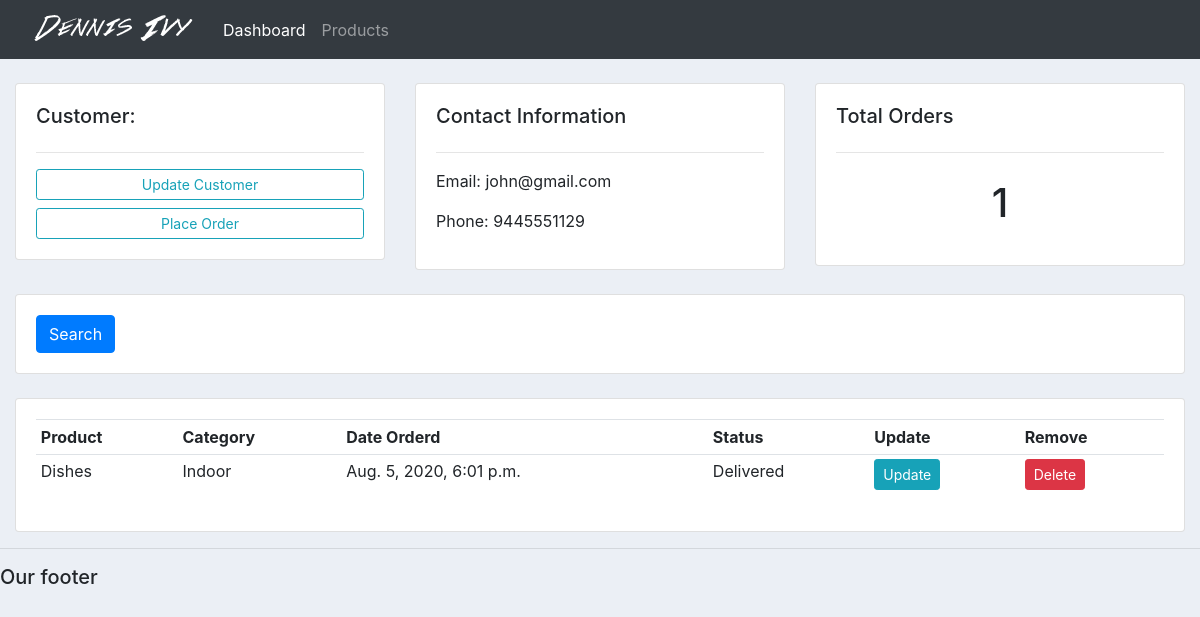
Before: /customer/1/ with the older database file.
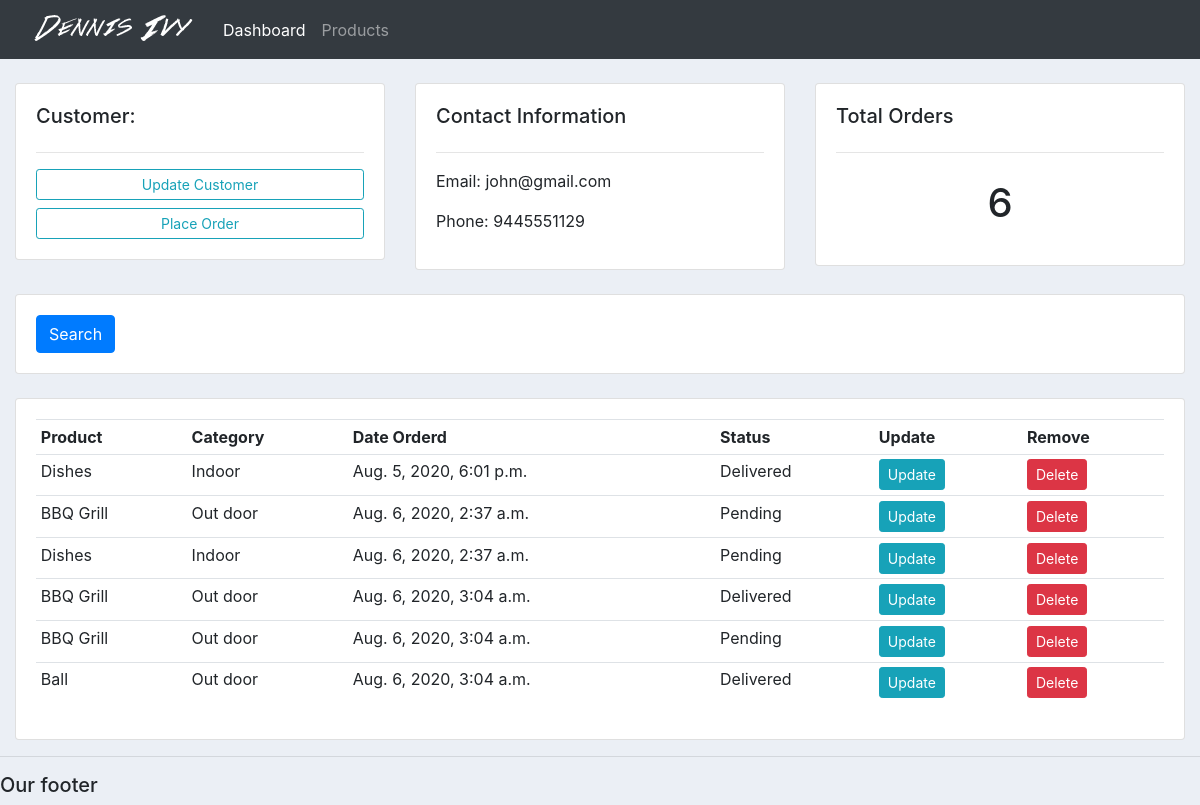
After: the same page with the newer database file.
### accounts/models.py (models this page shows, shortened)
class Order(models.Model):
	STATUS = (
			('Pending', 'Pending'),
			('Out for delivery', 'Out for delivery'),
			('Delivered', 'Delivered'),
			)
	customer = models.ForeignKey(Customer, null=True, on_delete= models.SET_NULL)
	product = models.ForeignKey(Product, null=True, on_delete= models.SET_NULL)
	date_created = models.DateTimeField(auto_now_add=True, null=True)
	status = models.CharField(max_length=200, null=True, choices=STATUS)

class Product(models.Model):
	CATEGORY = (
			('Indoor', 'Indoor'),
			('Out Door', 'Out Door'),
			)
	name = models.CharField(max_length=200, null=True)
	price = models.FloatField(null=True)
	category = models.CharField(max_length=200, null=True, choices=CATEGORY)
	description = models.CharField(max_length=200, null=True, blank=True)
	date_created = models.DateTimeField(auto_now_add=True, null=True)
	tags = models.ManyToManyField(Tag)
	def __str__(self):
		return self.name

### accounts/views.py (the view)
# urls.py: path('customer/<str:pk_test>/', views.customer, name='customer'),
def customer(request, pk_test):
	customer = Customer.objects.get(id=pk_test)
	orders = customer.order_set.all()
	order_count = orders.count()
	context = {'customer':customer, 'orders':orders, 'order_count':order_count}
	return render(request, 'accounts/customer.html',context)

### accounts/templates/accounts/customer.html
{%  extends 'accounts/main.html' %}
{% block content %}
	<br>
<div class="row">
	<div class="col-md">
		<div class="card card-body">
			<h5>Customer:</h5>
			<hr>
			<a class="btn btn-outline-info  btn-sm btn-block" href="">Update Customer</a>
			<a class="btn btn-outline-info  btn-sm btn-block" href="{% url 'create_order' customer.id %}">Place Order</a>
		</div>
	</div>
	<div class="col-md">
		<div class="card card-body">
			<h5>Contact Information</h5>
			<hr>
			<p>Email: {{customer.email}}</p>
			<p>Phone: {{customer.phone}}</p>
		</div>
	</div>
	<div class="col-md">
		<div class="card card-body">
			<h5>Total Orders</h5>
			<hr>
			<h1 style="text-align: center;padding: 10px">{{order_count}}</h1>
		</div>
	</div>
</div>
<br>
<div class="row">
	<div class="col">
		<div class="card card-body">
			<form method="get">
		    <button class="btn btn-primary" type="submit">Search</button>
		  </form>
		</div>
	</div>
</div>
<br>
<div class="row">
	<div class="col-md">
		<div class="card card-body">
			<table class="table table-sm">
				<tr>
					<th>Product</th>
					<th>Category</th>
					<th>Date Orderd</th>
					<th>Status</th>
					<th>Update</th>
					<th>Remove</th>
				</tr>
				{% for order in orders %}
				<tr>
					<td>{{order.product}}</td>
					<td>{{order.product.category}}</td>
					<td>{{order.date_created}}</td>
					<td>{{order.status}}</td>
					<td><a class="btn btn-sm btn-info" href="{% url 'update_order' order.id %}">Update</a></td>
					<td><a class="btn btn-sm btn-danger" href="{% url 'delete_order' order.id %}">Delete</a></td>
				</tr>
				{% endfor %}
			</table>
		</div>
	</div>
</div>
{% endblock %}

Changed rows visible on the page:
added Order: product "BBQ Grill", product.category "Out door", date_created "Aug. 6, 2020, 2:37 a.m.", status "Pending"
added Order: product "Dishes", product.category "Indoor", date_created "Aug. 6, 2020, 2:37 a.m.", status "Pending"
added Order: product "BBQ Grill", product.category "Out door", date_created "Aug. 6, 2020, 3:04 a.m.", status "Delivered"
added Order: product "BBQ Grill", product.category "Out door", date_created "Aug. 6, 2020, 3:04 a.m.", status "Pending"
added Order: product "Ball", product.category "Out door", date_created "Aug. 6, 2020, 3:04 a.m.", status "Delivered"
Other visible differences:
{{ order_count }}: "1" → "6"
